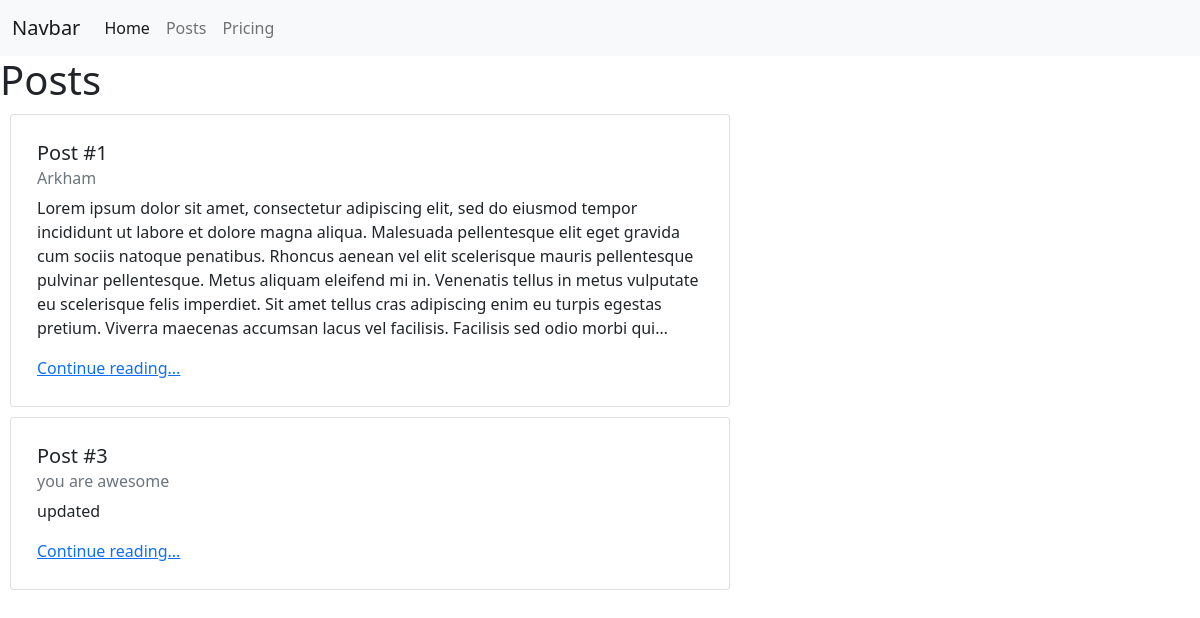
/posts/, run on the app's committed database.
### posts/models.py (models this page shows, shortened)
class Post(models.Model):
    title = models.CharField(max_length=128)
    text = models.TextField()

### posts/views.py (the view)
# urls.py: path('', PostListView.as_view(), name='posts_list'),
class PostListView(ListView):
    template_name = "posts/list.html"
    model = Post

### templates/posts/list.html (shortened to what this page needs)
{% extends 'base.html' %}
{% block content %}
<h1>Posts</h1>
    {% for post in post_list %}
    <div class="card" style="padding: 10px; margin: 10px; width: 60%;">
        <div class="card-body">
          <h5 class="card-title">Post #{{ post.id }}</h5>
          <h6 class="card-subtitle mb-2 text-muted">{{ post.title }}</h6>
          <p class="card-text">{{ post.text|truncatechars:512 }}</p>
          <a href="{% url 'post_detail' post.id %}" class="card-link">Continue reading...</a>
        </div>
      </div>
    {% endfor %}
{% endblock content %}

### templates/base.html (shortened to what this page needs)
<!DOCTYPE html>
<html lang="en">
<head>
    <link href="https://cdn.jsdelivr.net/npm/bootstrap@5.1.3/dist/css/bootstrap.min.css" rel="stylesheet">
</head>
<body>
    <nav class="navbar navbar-expand-lg navbar-light bg-light">
        <div class="container-fluid">
          <a class="navbar-brand" href="#">Navbar</a>
          <div class="collapse navbar-collapse" id="navbarNav">
            <ul class="navbar-nav">
              <li class="nav-item">
                <a class="nav-link active" aria-current="page" href="{% url 'home' %}">Home</a>
              </li>
              <li class="nav-item">
                <a class="nav-link" href="{% url 'posts_list' %}">Posts</a>
              </li>
              <li class="nav-item">
                <a class="nav-link" href="{% url 'post_new' %}">Pricing</a>
              </li>
            </ul>
          </div>
        </div>
      </nav>
<div>
    {% block content %}
    {% endblock content %}
</div>
</body>
</html>

### data on the page
Post: id "1", title "Arkham", text "Lorem ipsum dolor sit amet, consectetur adipiscing elit, sed do eiusmod tempor incididunt ut labore et dolore magna aliqua. Malesuada pellentesque elit eget gravida cum sociis natoque penatibus. Rhoncus aenean vel elit scelerisque mauris pellentesque pulvinar pellentesque. Metus aliquam eleifend mi in. Venenatis tellus in metus vulputate eu scelerisque felis imperdiet. Sit amet tellus cras adipiscing enim eu turpis egestas pretium. Viverra maecenas accumsan lacus vel facilisis. Facilisis sed odio morbi qui…"
Post: id "3", title "you are awesome", text "updated"
